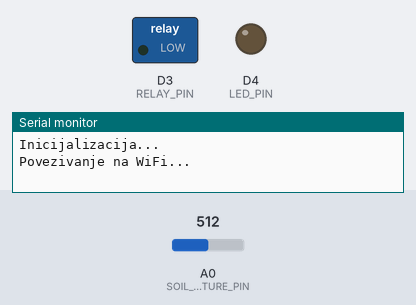
Bench run of a sketch on a simulated ESP8266 (NodeMCU). Parts: switched loads named in the sketch (green lamp = pin HIGH), output pins drawn as LEDs (lit = HIGH), the last lines printed to the serial monitor. The inputs (shaded band) are chosen by the test bench; at power-on: A0 (SOIL_MOISTURE_PIN) = 512. WiFi joins after 1.5 s; servers stay silent unless stated.

Above: at 0.1 s.
At 2.7 s:
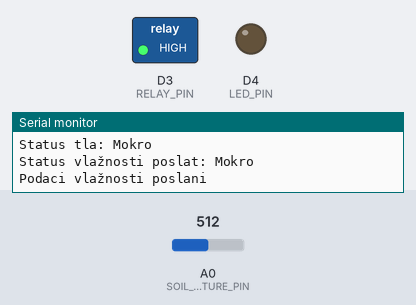
2.8 s: A0 (SOIL_MOISTURE_PIN) set to 688
8.7 s: A0 (SOIL_MOISTURE_PIN) set to 713
At 13.5 s:
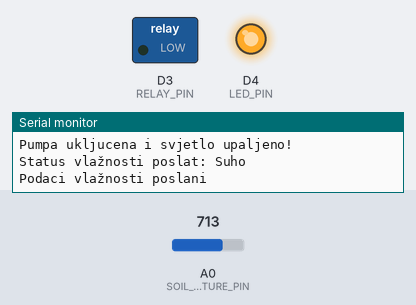
Timing chart, 0 to 15.0 s (numbered marks = the images above; inputs shaded):
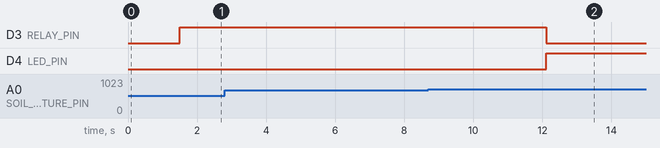

The sketch:

arduino.ino
```cpp
#include <ESP8266WiFi.h>
#include <FirebaseESP8266.h>

// WiFi podaci
const char* ssid = "";
const char* password = "";

// Firebase kredencijali
#define FIREBASE_HOST "agroscareiot-default-rtdb.europe-west1.firebasedatabase.app"
#define FIREBASE_AUTH "cNOWM2kRlaDuUsfDtzeDadMn8rjN609VJrbmHSG4"

// Pin definicije
#define SOIL_MOISTURE_PIN A0
#define RELAY_PIN D3
#define LED_PIN D4  // Dodatni pin za svjetlo

FirebaseData firebaseData;
FirebaseConfig config;
FirebaseAuth auth;

void setup() {
  Serial.begin(115200);
  Serial.println("Inicijalizacija...");

  // Povezivanje na WiFi
  WiFi.begin(ssid, password);
  Serial.print("Povezivanje na WiFi...");
  while (WiFi.status() != WL_CONNECTED) {
    delay(500);
    Serial.print(".");
  }
  Serial.println("\nWiFi povezan!");

  // Firebase konfiguracija
  config.host = FIREBASE_HOST;
  config.signer.tokens.legacy_token = FIREBASE_AUTH;
  Firebase.begin(&config, &auth);
  Firebase.reconnectWiFi(true);

  // Provjera veze s Firebase-om
  if (!Firebase.ready()) {
    Serial.println("Greška u vezi s Firebase-om: " + firebaseData.errorReason());
    return;
  }
  Serial.println("Veza sa Firebase-om uspješna!");

  // Postavljanje pinova
  pinMode(RELAY_PIN, OUTPUT);
  pinMode(LED_PIN, OUTPUT);  // LED pin kao izlaz
  digitalWrite(RELAY_PIN, HIGH); // Po defaultu pumpa isključena
  digitalWrite(LED_PIN, LOW);    // Po defaultu svjetlo ugašeno
}

void loop() {
  int moistureValue = analogRead(SOIL_MOISTURE_PIN);  // Čitanje vlažnosti tla
  Serial.print("Vlažnost tla: ");
  Serial.println(moistureValue);

  // Automatsko upravljanje pumpom na osnovu vlažnosti tla
  String moistureStatus;
  if (moistureValue > 700) {
    moistureStatus = "Suho";   // Suho tlo
  } else {
    moistureStatus = "Mokro";  // Mokro tlo
  }

  Serial.println("Status tla: " + moistureStatus);

  // Upravljanje pumpom i svjetlom
  if (moistureStatus == "Suho") {
    if (digitalRead(RELAY_PIN) == HIGH) { // Ako pumpa nije uključena
      digitalWrite(RELAY_PIN, LOW);  // Uključi pumpu
      digitalWrite(LED_PIN, HIGH);   // Upali svjetlo
      Firebase.setString(firebaseData, "/pump", "ON");
      Serial.println("Pumpa ukljucena i svjetlo upaljeno!");
    }
  } else {
    if (digitalRead(RELAY_PIN) == LOW) { // Ako pumpa nije isključena
      digitalWrite(RELAY_PIN, HIGH); // Isključi pumpu
      digitalWrite(LED_PIN, LOW);    // Ugasi svjetlo
      Firebase.setString(firebaseData, "/pump", "OFF");
      Serial.println("Pumpa iskljucena i svjetlo ugaseno!");
    }
  }

  // Slanje podataka u Firebase
  if (Firebase.setString(firebaseData, "/SoilMoisture", moistureStatus)) {
    Serial.println("Status vlažnosti poslat: " + moistureStatus);
  } else {
    Serial.println("Greška pri slanju statusa vlažnosti: " + firebaseData.errorReason());
  }

  if (Firebase.setInt(firebaseData, "/SoilMoistureValue", moistureValue)) {
    Serial.println("Podaci vlažnosti poslani");
  } else {
    Serial.println("Greška pri slanju podataka vlažnosti: " + firebaseData.errorReason());
  }

  delay(5000); // Pauza od 5 sekundi
}
```

Measured:
- the behaviour switches between 700 and 701 on A0 (SOIL_MOISTURE_PIN) (found by bisection; images 1 and 2)
- after the input at 8.7 s, D3 (RELAY_PIN): HIGH → LOW after 3.4 s; D4 (LED_PIN): LOW → HIGH after 3.4 s
